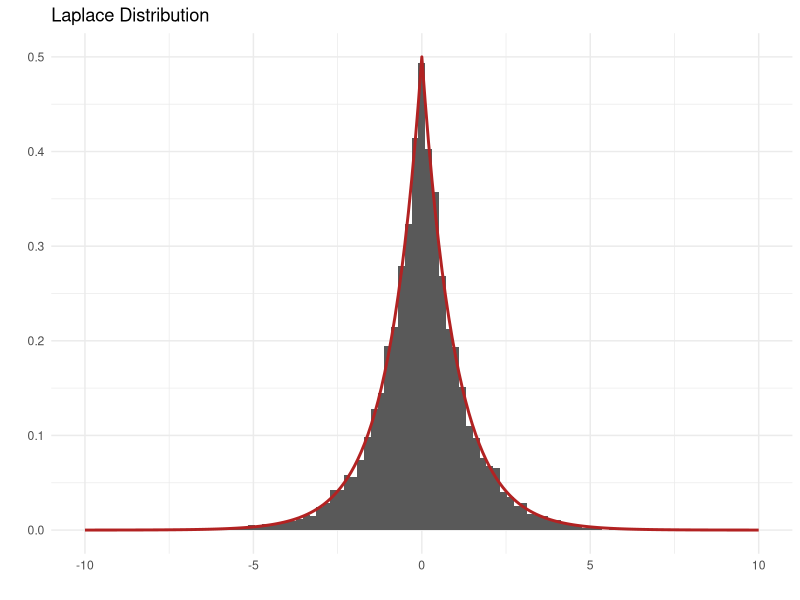
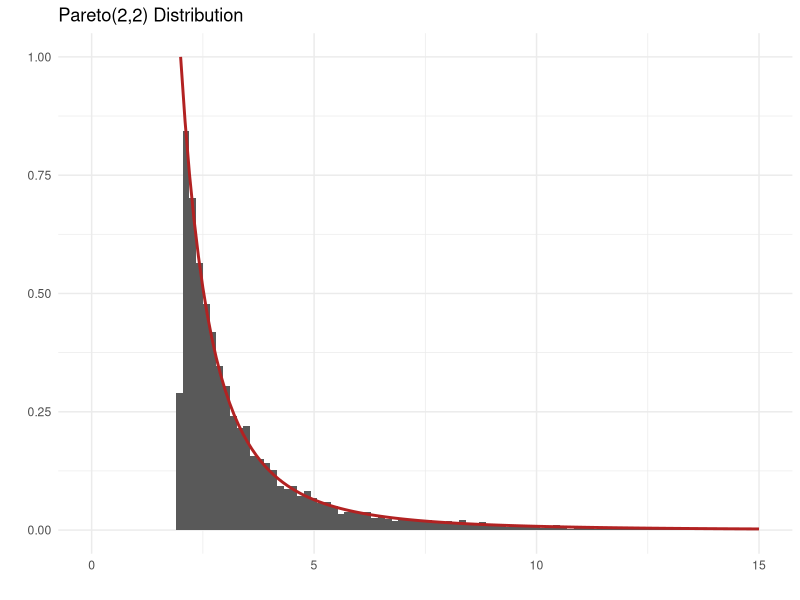

Reproduce these figures in R, in order.
## ---- chunk 1
rexp2 <- function(n, lambda, eta) {
   -1*log(1 - runif(n))/lambda + eta
}
## ---- chunk 2
#| echo: false

set.seed(1234)
## ---- chunk 3
rexp2(n=1e4, lambda=3, eta=2) |> summary()
## ---- chunk 4
rlaplace <- function(n) {
   u <- runif(n) - 0.5
   -sign(u)*log(1-2*abs(u))
}
## ---- chunk 5
#| echo: false
#| message: false
#| warning: false
#| fig-align: center
#| fig-height: 4

library(tidyverse)

set.seed(1234)
x <- rlaplace(1e4)
s <- seq(from=-10, to=10, by=0.1)
y <- exp(-abs(s))/2

ggplot() + 
   geom_histogram(data=tibble(x), aes(x, y=after_stat(density)), bins=100) +
   geom_line(data=tibble(s,y), aes(x=s, y=y), linewidth=1, col="firebrick") + 
   ggtitle("Laplace Distribution") + 
   labs(x="", y="") + 
   theme_minimal()
## ---- chunk 6
rpareto <- function(n, a, b) b*(1-runif(n))^(-(1/a))
## ---- chunk 7
#| echo: false
#| message: false
#| warning: false
#| fig-align: center
#| fig-height: 4

library(tidyverse)

set.seed(1234)
x <- rpareto(1e4, 2, 2)
s <- seq(from=2, to=15, by=0.1)
dpareto <- function(x, a, b) a * b^a / x^(a+1)
y <- dpareto(s, 2, 2)

ggplot() + 
   geom_histogram(data=tibble(x), aes(x, y=after_stat(density)), bins=100) +
   geom_line(data=tibble(s,y), aes(x=s, y=y), linewidth=1, col="firebrick") + 
   ggtitle("Pareto(2,2) Distribution") + 
   labs(x="", y="") + 
   xlim(0,15) +
   theme_minimal()
